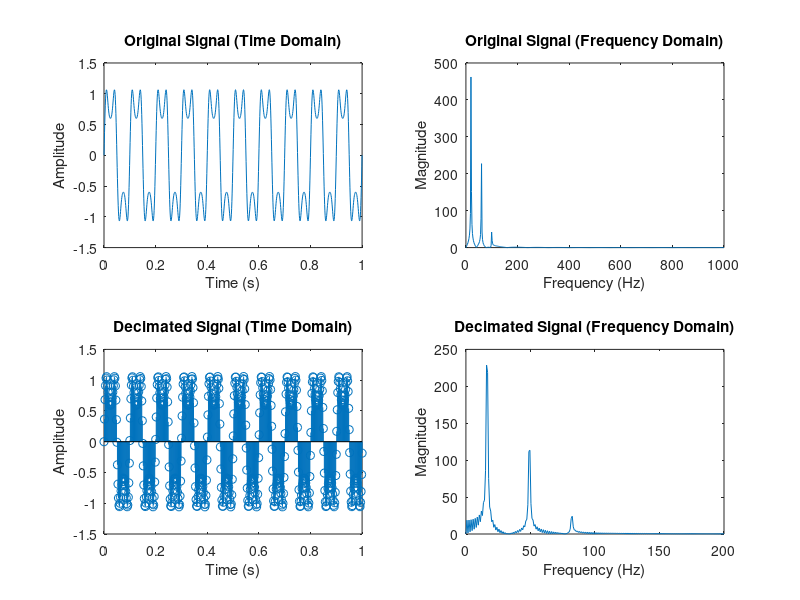
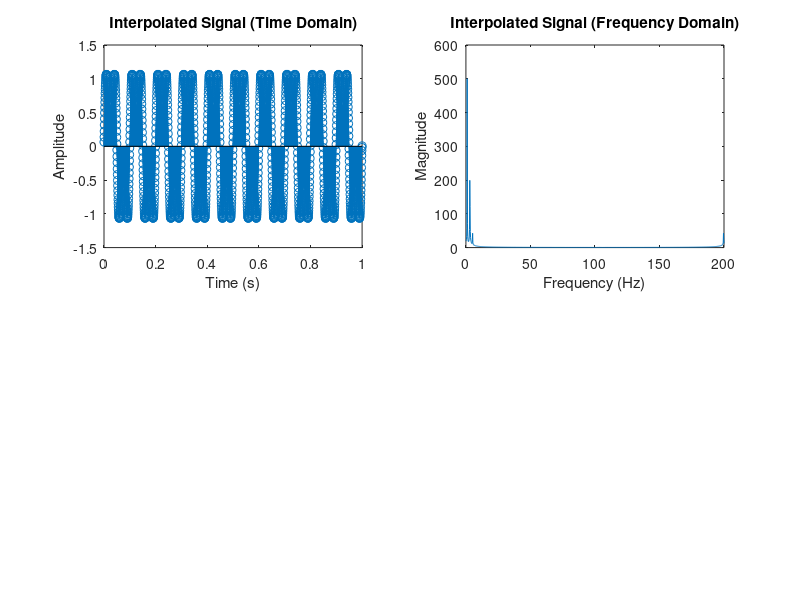
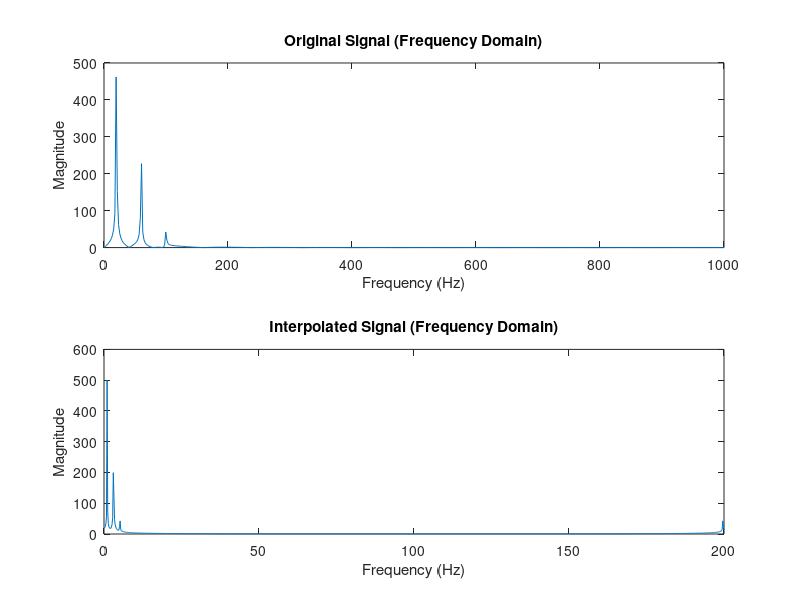

Recreate these plots in MATLAB, in order.
% Define example signal equation
t = linspace(0, 1, 1000);
x = sin(2*pi*10*t) + 0.5*sin(2*pi*30*t) + 0.1*sin(2*pi*50*t);

% Plot original signal in time and frequency domains
subplot(2,2,1)
plot(t, x)
title('Original Signal (Time Domain)')
xlabel('Time (s)')
ylabel('Amplitude')
subplot(2,2,2)
NFFT = 1024;
f = linspace(0, 1, NFFT/2+1)*1000;
X = abs(fft(x, NFFT));
X = X(1:NFFT/2+1);
plot(f, X)
title('Original Signal (Frequency Domain)')
xlabel('Frequency (Hz)')
ylabel('Magnitude')

% Decimate signal by a factor of 2
fs = 200
y_dec = decimate(x, 2);
fs_dec = 2*fs;

% Plot decimated signal in time and frequency domains
subplot(2,2,3)
t_dec = linspace(0, 1, length(y_dec));
stem(t_dec, y_dec)
title('Decimated Signal (Time Domain)')
xlabel('Time (s)')
ylabel('Amplitude')
subplot(2,2,4)
f_dec = linspace(0, 1, length(y_dec)/2+1)*fs_dec/2;
Y_dec = abs(fft(y_dec, NFFT));
Y_dec = Y_dec(1:length(y_dec)/2+1);
plot(f_dec, Y_dec)
title('Decimated Signal (Frequency Domain)')
xlabel('Frequency (Hz)')
ylabel('Magnitude')

% Interpolate signal by a factor of 2
y_int = interp(x, 2);
fs_int = 2*fs;

% Plot interpolated signal in time and frequency domains
figure()
subplot(2,2,1)
t_int = linspace(0, 1, length(y_int));
stem(t_int, y_int)
title('Interpolated Signal (Time Domain)')
xlabel('Time (s)')
ylabel('Amplitude')
subplot(2,2,2)
f_int = linspace(0, 1, length(y_int)/2+1)*fs_int/2;
Y_int = abs(fft(y_int, NFFT));
Y_int = Y_int(1:length(y_int)/2+1);
plot(f_int, Y_int)
title('Interpolated Signal (Frequency Domain)')
xlabel('Frequency (Hz)')
ylabel('Magnitude')

% Compare original and interpolated signals in frequency domain
figure()
subplot(2,1,1)
plot(f, X)
title('Original Signal (Frequency Domain)')
xlabel('Frequency (Hz)')
ylabel('Magnitude')
subplot(2,1,2)
plot(f_int, Y_int)
title('Interpolated Signal (Frequency Domain)')
xlabel('Frequency (Hz)')
ylabel('Magnitude')